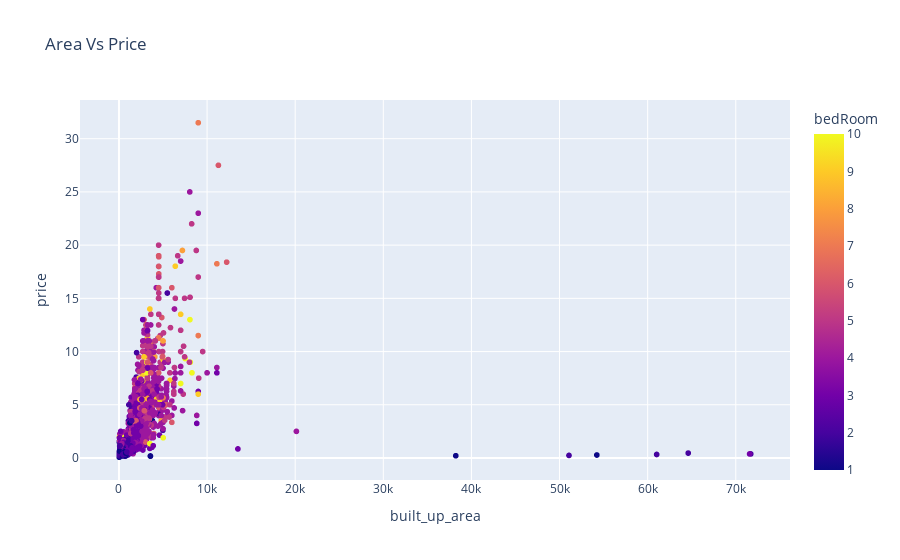

The notebook cell saved with this chart:
### Code cell
fig = px.scatter(df, x="built_up_area", y="price", color="bedRoom", title="Area Vs Price")

# Show the plot
fig.show()

### Figure 1 — Plotly figure (JSON) as saved in the notebook; plotly's stock layout.template omitted (floating-point values rounded to 4 significant figures; data arrays with more than 128 entries replaced by an {"elided": "..."} marker saying what was removed)
{"data": [{"hovertemplate": "built_up_area=%{x}<br>price=%{y}<br>bedRoom=%{marker.color}<extra></extra>", "legendgroup": "", "marker": {"color": {"elided": "3551 int values"}, "coloraxis": "coloraxis", "symbol": "circle"}, "mode": "markers", "name": "", "showlegend": false, "type": "scattergl", "x": {"elided": "3551 float values"}, "xaxis": "x", "y": {"elided": "3551 float values"}, "yaxis": "y"}], "layout": {"coloraxis": {"colorbar": {"title": {"text": "bedRoom"}}, "colorscale": [[0, "#0d0887"], [0.1111, "#46039f"], [0.2222, "#7201a8"], [0.3333, "#9c179e"], [0.4444, "#bd3786"], [0.5556, "#d8576b"], [0.6667, "#ed7953"], [0.7778, "#fb9f3a"], [0.8889, "#fdca26"], [1, "#f0f921"]]}, "legend": {"tracegroupgap": 0}, "title": {"text": "Area Vs Price"}, "xaxis": {"anchor": "y", "domain": [0, 1], "title": {"text": "built_up_area"}}, "yaxis": {"anchor": "x", "domain": [0, 1], "title": {"text": "price"}}}}
